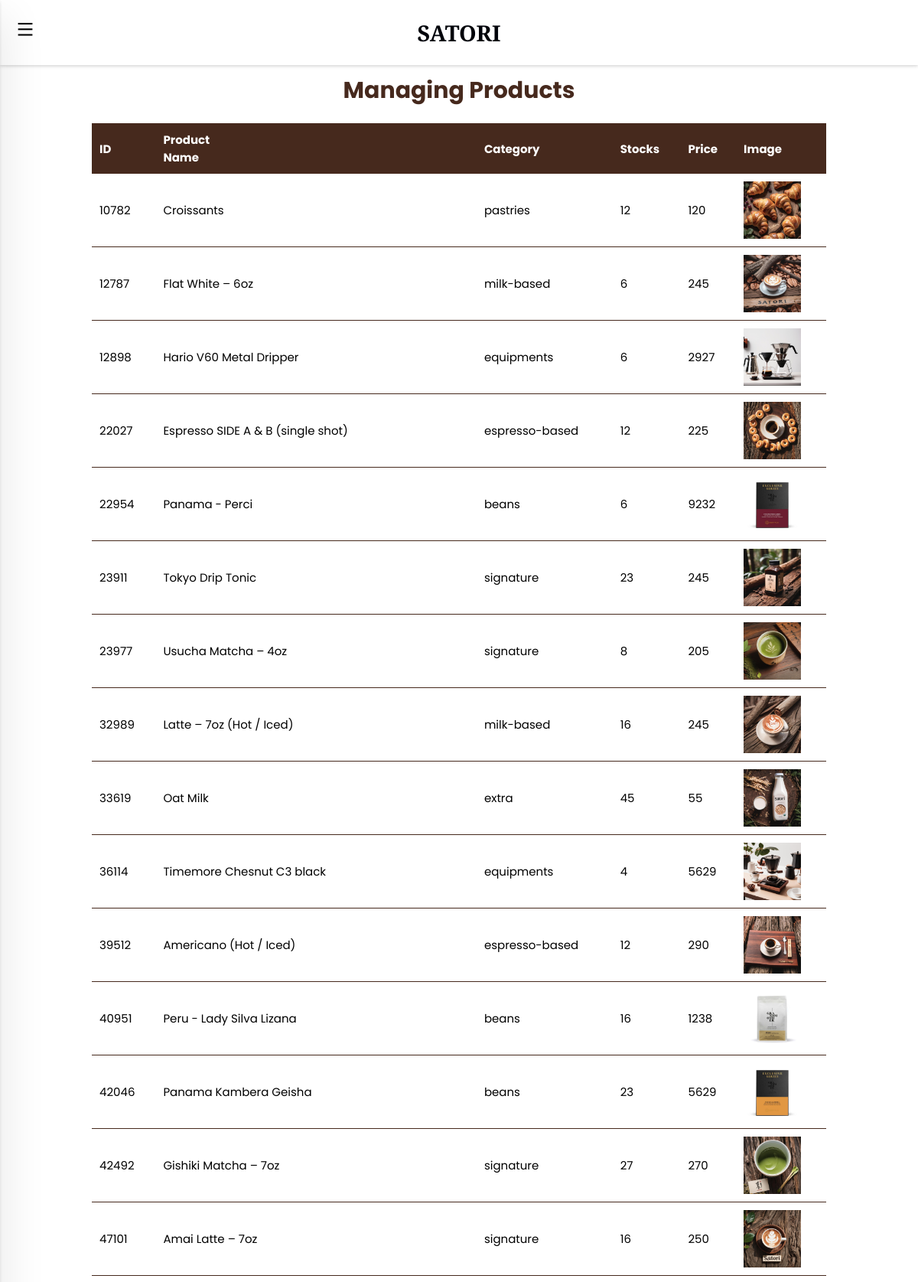
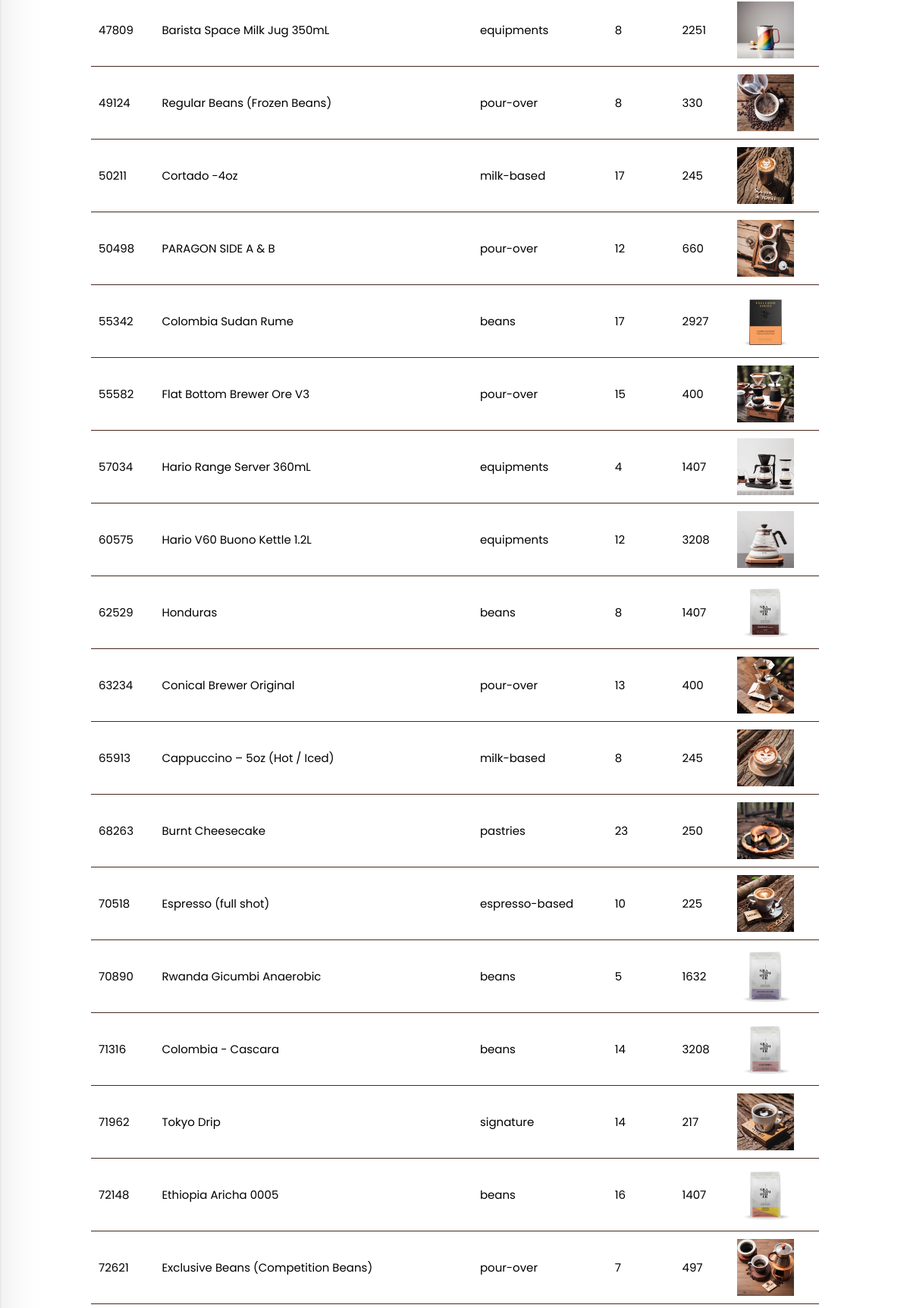
/edit-products.php (signed in, upper part), run on the app's committed database (2 pictures, top to bottom).
### tables this page shows
CREATE TABLE `products` (
  `id` int(11) NOT NULL,
  `name` varchar(50) NOT NULL,
  `category` varchar(50) NOT NULL,
  `stocks` int(11) NOT NULL,
  `price` double NOT NULL,
  `image` varchar(50) NOT NULL
);

### edit-products.php (the view, shortened to what this page needs)
<?php
include("php/connection.php");
?>
<!DOCTYPE html>
<html lang="en">
<head>
    <link href="https://cdn.jsdelivr.net/npm/remixicon@4.2.0/fonts/remixicon.css" rel="stylesheet"/>
    <link rel="stylesheet" href="assets/css-backend/crud.css">
</head>
<body>
    <?php include("php/header.php")?>
    <main>
        <h1>Managing Products</h1>
        <div class="container">
            <table>
                <tr>
                    <th>ID</th>
                    <th>Product <span>Name</span></th>
                    <th>Category</th>
                    <th>Stocks</th>
                    <th>Price</th>
                    <th>Image</th>
                </tr>
                <?php
                    $sql = "SELECT * FROM products;";
                    $result = mysqli_query($con, $sql);
                    $resultCheck = mysqli_num_rows($result);
                    if($resultCheck > 0) {
                        while ($row = mysqli_fetch_assoc($result)) {
                            echo "<tr>";
                            echo "<td>" . $row["id"] . "</td>";
                            echo "<td>" . $row["name"] . "</td>";
                            echo "<td>" . $row["category"] . "</td>";
                            echo "<td>" . $row["stocks"] . "</td>";
                            echo "<td>" . $row["price"] . "</td>";
                            echo "<td><img class='product-image' src='" . $row["image"] . "'></td>";
                            echo "</tr>";
                        }
                    } else {
                        echo "<tr><td colspan='6'>0 results</td></tr>";
                    }
                ?>
            </table>
        </div>
    </main>
</body>
</html>

### assets/css-backend/crud.css (style rules this page uses)
:root { --first-color: #46291D; --second-color: #F5ECE1; --third-color: #303030; --white-color: hsl(0, 0%, 100%); --black-color: hsl(222, 100%, 2%); --container-color: linear-gradient(136deg, #4A2F1E, #3E2723); --title-font: "PT Serif", serif; --body-font: "Poppins", sans-serif; --second-font: "Montserrat", sans-serif; --biggest-font-size: 7.5rem; --h1-font-size: 3rem; --h2-font-size: 2.3rem; --big-font-size: 1.4rem; --normal-font-size: 1rem; --small-font-size: 0.7rem; --small-font-weight: 300; --font-regular: 400; --font-medium: 500; --font-bold: 800 ; --mb-0-5: 0.5rem; --mb-1: 1rem; --mb-1-5: 1.5rem; --mb-2: 2rem; --mb-2-25: 2.25rem; --mb-2-50: 2.5rem; --mb-2-75: 2.75rem; --z-tooltip: 10; --z-fixed: 100; }
* { margin: 0; padding: 0; box-sizing: border-box; }
html { scroll-behavior: smooth; }
body { font-family: var(--body-font); font-size: 15px; }
img { max-width: 100%; height: auto; }
@media screen and (min-width: 320px) { h1 { text-align: center; color: var(--first-color); } }
@media screen and (min-width: 320px) { .container { display: flex; justify-content: center; } }
@media screen and (min-width: 320px) { table { width: 60%; border-collapse: collapse; margin-top: 20px; } }
@media screen and (min-width: 320px) { th { background-color: var(--first-color); color: white; font-weight: bold; padding: 10px; text-align: left; } }
@media screen and (min-width: 320px) { td { padding: 10px; border-bottom: 1px solid var(--first-color); } }
@media screen and (min-width: 320px) { main { padding-top: 6rem; } }
@media screen and (min-width: 320px) { span { display: none; } }
@media screen and (min-width: 767px) { table { width: 80%; } }
@media screen and (min-width: 767px) { .product-image { display: block; } }
@media screen and (min-width: 767px) { .product-image { width: 75px; height: 75px; object-fit: cover; } }
@media screen and (min-width: 767px) { span { display: block; } }

### data on the page
products: id "10782", name "Croissants", category "pastries", stocks "12", price "120", image (picture)
products: id "12787", name "Flat White – 6oz", category "milk-based", stocks "6", price "245", image (picture)
products: id "12898", name "Hario V60 Metal Dripper", category "equipments", stocks "6", price "2927", image (picture)
products: id "22027", name "Espresso SIDE A & B (single shot)", category "espresso-based", stocks "12", price "225", image (picture)
products: id "22954", name "Panama - Perci", category "beans", stocks "6", price "9232", image (picture)
products: id "23911", name "Tokyo Drip Tonic", category "signature", stocks "23", price "245", image (picture)
products: id "23977", name "Usucha Matcha – 4oz", category "signature", stocks "8", price "205", image (picture)
products: id "32989", name "Latte – 7oz (Hot / Iced)", category "milk-based", stocks "16", price "245", image (picture)
products: id "33619", name "Oat Milk", category "extra", stocks "45", price "55", image (picture)
products: id "36114", name "Timemore Chesnut C3 black", category "equipments", stocks "4", price "5629", image (picture)
products: id "39512", name "Americano (Hot / Iced)", category "espresso-based", stocks "12", price "290", image (picture)
products: id "40951", name "Peru - Lady Silva Lizana", category "beans", stocks "16", price "1238", image (picture)
products: id "42046", name "Panama Kambera Geisha", category "beans", stocks "23", price "5629", image (picture)
products: id "42492", name "Gishiki Matcha – 7oz", category "signature", stocks "27", price "270", image (picture)
products: id "47101", name "Amai Latte – 7oz", category "signature", stocks "16", price "250", image (picture)
products: id "47809", name "Barista Space Milk Jug 350mL", category "equipments", stocks "8", price "2251", image (picture)
products: id "49124", name "Regular Beans (Frozen Beans)", category "pour-over", stocks "8", price "330", image (picture)
products: id "50211", name "Cortado -4oz", category "milk-based", stocks "17", price "245", image (picture)
products: id "50498", name "PARAGON SIDE A & B", category "pour-over", stocks "12", price "660", image (picture)
products: id "55342", name "Colombia Sudan Rume", category "beans", stocks "17", price "2927", image (picture)
products: id "55582", name "Flat Bottom Brewer Ore V3", category "pour-over", stocks "15", price "400", image (picture)
products: id "57034", name "Hario Range Server 360mL", category "equipments", stocks "4", price "1407", image (picture)
products: id "60575", name "Hario V60 Buono Kettle 1.2L", category "equipments", stocks "12", price "3208", image (picture)
products: id "62529", name "Honduras", category "beans", stocks "8", price "1407", image (picture)
products: id "63234", name "Conical Brewer Original", category "pour-over", stocks "13", price "400", image (picture)
products: id "65913", name "Cappuccino – 5oz (Hot / Iced)", category "milk-based", stocks "8", price "245", image (picture)
products: id "68263", name "Burnt Cheesecake", category "pastries", stocks "23", price "250", image (picture)
products: id "70518", name "Espresso (full shot)", category "espresso-based", stocks "10", price "225", image (picture)
products: id "70890", name "Rwanda Gicumbi Anaerobic", category "beans", stocks "5", price "1632", image (picture)
products: id "71316", name "Colombia - Cascara", category "beans", stocks "14", price "3208", image (picture)
products: id "71962", name "Tokyo Drip", category "signature", stocks "14", price "217", image (picture)
products: id "72148", name "Ethiopia Aricha 0005", category "beans", stocks "16", price "1407", image (picture)
products: id "72621", name "Exclusive Beans (Competition Beans)", category "pour-over", stocks "7", price "497", image (picture)
